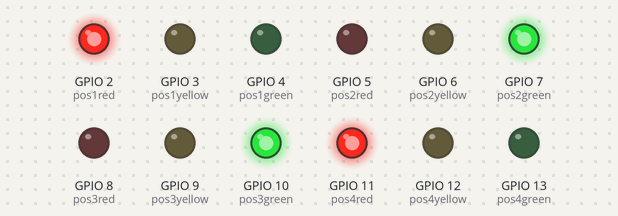
Recording of a program running on a simulated Raspberry Pi (BCM pin numbers). On the bench: output pins drawn as LEDs (lit = HIGH).

Above: at 2.5 s.
At 5.5 s:
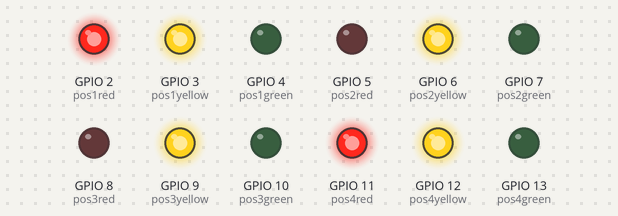
At 8.5 s:
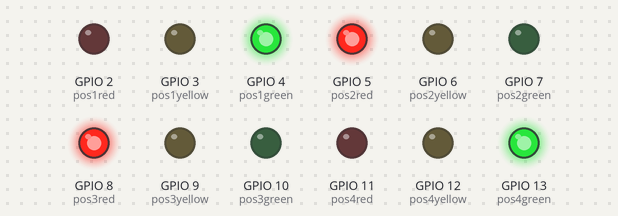
At 11.5 s:
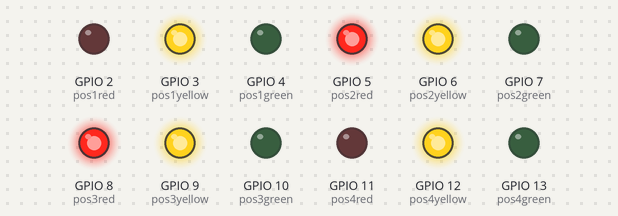
Timing chart, 0 to 15.6 s (numbered marks = the images above):
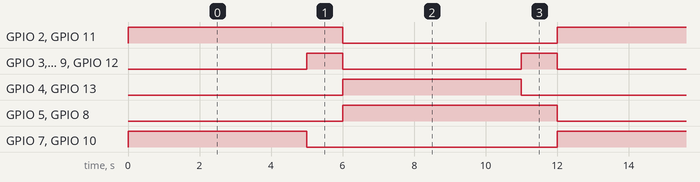

The program:

traffic_light.py
```python
import RPi.GPIO as GPIO
import time

GPIO.setmode(GPIO.BCM)

pos1red = 2
pos1yellow = 3
pos1green = 4

pos2red = 5
pos2yellow = 6
pos2green = 7

pos3red=8
pos3yellow=9
pos3green=10

pos4red=11
pos4yellow=12
pos4green=13

GPIO.setup(2, GPIO.OUT)
GPIO.setup(3, GPIO.OUT)
GPIO.setup(4, GPIO.OUT)
GPIO.setup(5, GPIO.OUT)
GPIO.setup(6, GPIO.OUT)
GPIO.setup(7, GPIO.OUT)
GPIO.setup(8, GPIO.OUT)
GPIO.setup(9, GPIO.OUT)
GPIO.setup(10, GPIO.OUT)
GPIO.setup(11, GPIO.OUT)
GPIO.setup(12, GPIO.OUT)
GPIO.setup(13, GPIO.OUT)


def scene1_4():
    GPIO.output(pos1red, True) #2
    GPIO.output(pos1yellow, False) #3
    GPIO.output(pos1green, False) #4
    GPIO.output(pos2red, False) #5
    GPIO.output(pos2yellow, False) #6
    GPIO.output(pos2green, True) #7
    GPIO.output(pos3red, False) #8
    GPIO.output(pos3yellow, False) #9
    GPIO.output(pos3green, True) #10
    GPIO.output(pos4red, True) #11
    GPIO.output(pos4yellow, False) #12
    GPIO.output(pos4green, False) #13
    time.sleep(5)
    return

def warning1_4():
    GPIO.output(pos1red, True) #2
    GPIO.output(pos1yellow, True) #3
    GPIO.output(pos1green, False) #4
    GPIO.output(pos2red, False) #5
    GPIO.output(pos2yellow, True) #6
    GPIO.output(pos2green, False) #7
    GPIO.output(pos3red, False) #8
    GPIO.output(pos3yellow, True) #9
    GPIO.output(pos3green, False) #10
    GPIO.output(pos4red, True) #11
    GPIO.output(pos4yellow, True) #12
    GPIO.output(pos4green, False) #13
    time.sleep(1)
    return

def warning2_3():
    GPIO.output(pos1red, False) #2
    GPIO.output(pos1yellow, True) #3
    GPIO.output(pos1green, False) #4
    GPIO.output(pos2red, True) #5
    GPIO.output(pos2yellow, True) #6
    GPIO.output(pos2green, False) #7
    GPIO.output(pos3red, True) #8
    GPIO.output(pos3yellow, True) #9
    GPIO.output(pos3green, False) #10
    GPIO.output(pos4red, False) #11
    GPIO.output(pos4yellow, True) #12
    GPIO.output(pos4green, False) #13
    time.sleep(1)
    return

def scene2_3():
    GPIO.output(pos1red, False) #2
    GPIO.output(pos1yellow, False) #3
    GPIO.output(pos1green, True) #4
    GPIO.output(pos2red, True) #5
    GPIO.output(pos2yellow, False) #6
    GPIO.output(pos2green, False) #7
    GPIO.output(pos3red, True) #8
    GPIO.output(pos3yellow, False) #9
    GPIO.output(pos3green, False) #10
    GPIO.output(pos4red, False) #11
    GPIO.output(pos4yellow, False) #12
    GPIO.output(pos4green, True) #13
    time.sleep(5)
    return

while (True):
    scene1_4()
    warning1_4()
    scene2_3()
    warning2_3()
```

Measured:
- by itself, GPIO 2 (pos1red), GPIO 5 (pos2red), GPIO 8 (pos3red), GPIO 11 (pos4red): alternates HIGH for 6.0 s and LOW for 6.0 s
- by itself, GPIO 3 (pos1yellow), GPIO 6 (pos2yellow), GPIO 9 (pos3yellow), GPIO 12 (pos4yellow): alternates HIGH for 1.0 s and LOW for 5.0 s
- by itself, GPIO 4 (pos1green), GPIO 7 (pos2green), GPIO 10 (pos3green), GPIO 13 (pos4green): alternates HIGH for 5.0 s and LOW for 7.0 s
